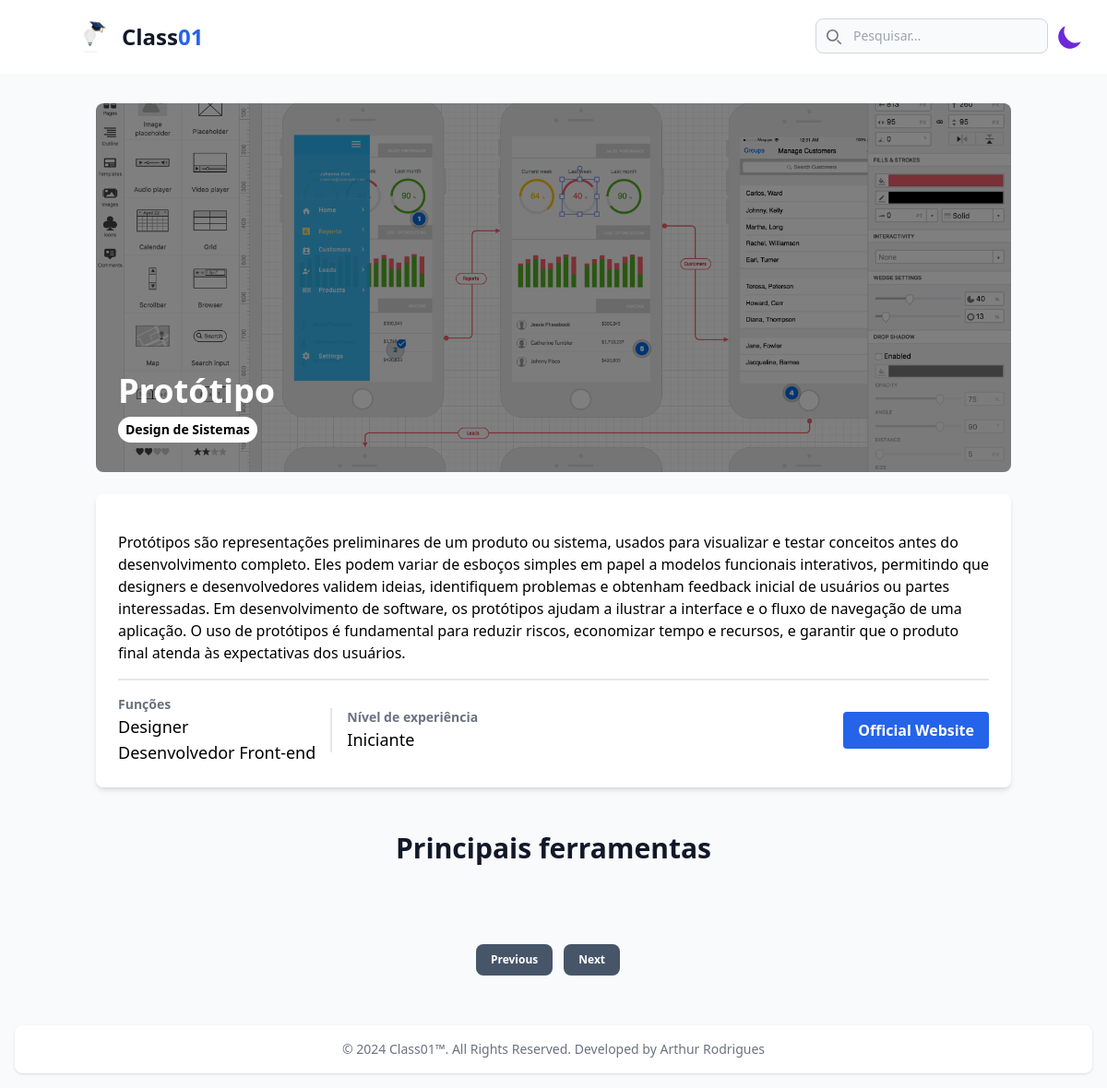
Screenshot of /topico/11/ with the database file from the repository.
### home/models.py (models this page shows, shortened)
class Topico(models.Model):
    icon_topico = models.ImageField(upload_to='img/icon_topic/')
    nome_topico = models.CharField(max_length=50)
    categorias = models.ManyToManyField(Categoria, related_name='topicos')
    introducao = models.TextField()
    imagem = models.ImageField(upload_to='img/image_topic/')
    fonte_topic = models.URLField()
    nivel_experiencia = models.CharField(max_length=100, choices=[
        ('iniciante', 'Iniciante'),
        ('intermediario', 'Intermediário'),
        ('avancado', 'Avançado')
    ])
    funcao = models.ManyToManyField(AreaAtuacao, related_name='topicos')
    ferramentas = models.CharField(max_length=200)
    created_at = models.DateTimeField(auto_now_add=True)
    updated_at = models.DateTimeField(auto_now=True)

class Categoria(models.Model):
    nome = models.CharField(max_length=100)

class AreaAtuacao(models.Model):
    nome = models.CharField(max_length=100)

### home/views.py (the view)
# urls.py: path('topico/<int:topico_id>/', topic_list, name='exibir_topico'),
def topic_list(request, topico_id):
    current_topic = get_object_or_404(Topico, id=topico_id)
    ferramentas = Ferramenta.objects.filter(topico=current_topic)
    form_topic = FiltroTopico(request.GET)
    search = request.GET.get('search')
    topicos = Topico.objects.all()
    if search:
        topicos = Topico.objects.filter(nome_topico__icontains=search)
        context = {'topicos': topicos, 'form_topic': form_topic}
        return render(request, 'all_topics.html', context)
    try:
        next_topic = Topico.objects.filter(id__gt=current_topic.id).order_by('id').first()
    except Topico.DoesNotExist:
        next_topic = None
    try:
        previous_topic = Topico.objects.filter(id__lt=current_topic.id).order_by('-id').first()
    except Topico.DoesNotExist:
        previous_topic = None
    context = {'current_topic': current_topic,
               'ferramentas': ferramentas,
               'next_topic': next_topic,
               'previous_topic': previous_topic,
               'topicos': topicos}
    return render(request, 'topico.html', context)

### home/templates/topico.html (shortened to what this page needs)
{% extends 'base-unit.html' %}
{% load static tailwind_tags %}
    {% block content %}
    <div class="container px-4 py-8 mx-auto">
        <section class="mb-12">
            <div class="relative mb-6 overflow-hidden rounded-lg">
                <img src="{{ current_topic.imagem.url }}" alt="Machine Learning" class="w-full h-[400px] object-cover">
                <div class="absolute inset-0 flex flex-col justify-end p-6 bg-black bg-opacity-50">
                    <h1 class="mb-2 text-4xl font-bold text-white">{{ current_topic.nome_topico }}</h1>
                    <div class="flex flex-wrap gap-2 mb-2">
                        {% for tag in current_topic.categorias.all %}
                            <span class="px-2 py-1 text-sm font-semibold text-black bg-white rounded-full dark:bg-gray-600 dark:text-white">{{ tag.nome }}</span>
                        {% endfor %}
                    </div>
                </div>
            </div>
            <div class="bg-white rounded-lg shadow-md dark:bg-gray-700 dark:text-white">
                <div class="p-6 divide-y-2">
                    <div class="mb-4">
                        <p class="mb-4 text-lg">{{ current_topic.introducao|safe }}</p>
                    </div>
                    <div class="pt-4">
                        <div class="flex flex-wrap items-center gap-4">
                            <div class="flex flex-row divide-x-2 divide-gray-200">
                                <div class="mr-4">
                                    <h2 class="text-sm font-semibold text-gray-500 dark:text-gray-400">Funções</h2>
                                    {% for func in current_topic.funcao.all %}
                                        <p class="text-lg">{{ func.nome }}</p>
                                    {% endfor %}
                                </div>
                                <div class="flex flex-col h-auto pl-4 my-auto">
                                    <h2 class="text-sm font-semibold text-gray-500 dark:text-gray-400">Nível de experiência</h2>
                                    <p class="text-lg">{{ current_topic.nivel_experiencia }}</p>
                                </div>
                            </div>
                            <a href="{{ current_topic.fonte_topic }}" target="_blank" class="px-4 py-2 ml-auto font-bold text-white bg-blue-600 rounded hover:bg-blue-700">
                                Official Website
                            </a>
                        </div>
                    </div>
                </div>
            </div>
        </section>
        <section>
            <h2 class="mb-6 text-3xl font-bold text-center text-gray-900 dark:text-white">Principais ferramentas</h2>
        </section>
    </div>
        {% include 'pagination.html' %}
    {% endblock %}

### rows the page displays
Topico: imagem (picture), nome_topico "Protótipo", introducao "Protótipos são representações preliminares de um produto ou sistema, usados para visualizar e testar conceitos antes do desenvolvimento completo. Eles podem variar de esboços simples em papel a modelos funcionais interativos, permitindo que designers e desenvolvedores validem ideias, identifiquem problemas e obtenham feedback inicial de usuários ou partes interessadas. Em desenvolvimento de software, os protótipos ajudam a ilustrar a interface e o fluxo de navegação de uma aplicação. O uso de protótipos é fundamental para reduzir riscos, economizar tempo e recursos, e garantir que o produto final atenda às expectativas dos usuários.", nivel_experiencia "Iniciante"
Categoria: nome "Design de Sistemas"
AreaAtuacao: nome "Designer"
AreaAtuacao: nome "Desenvolvedor Front-end"
